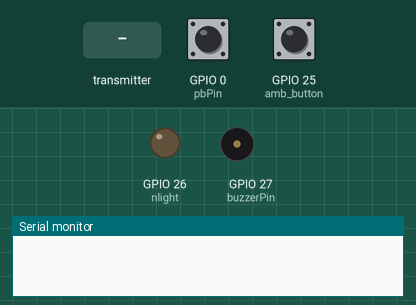
Simulated run of this sketch. Board: ESP32. Shown: output pins drawn as LEDs (lit = HIGH), buzzer (waves = sounding), the last lines printed to the serial monitor. The test bench sets the inputs (shaded band); at power-on: GPIO 0 (pbPin) HIGH, GPIO 25 (amb_button) HIGH.

Above: at 1.8 s.
1.9 s: the transmitter starts sending b = 1
At 2.4 s:
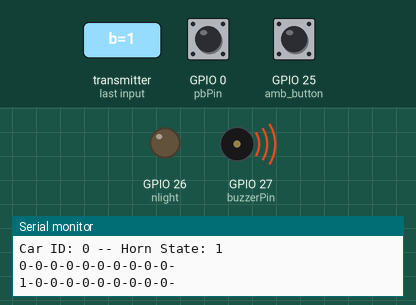
3.4 s: the transmitter starts sending id = 128
At 3.7 s:
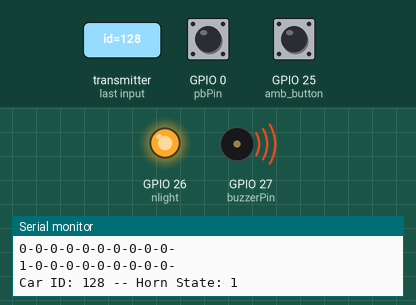
9.4 s: the transmitter starts sending id = 0
At 10.5 s:
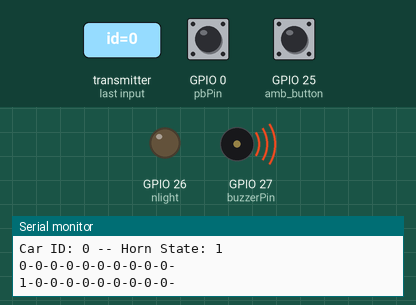
10.9 s: the transmitter starts sending id = 255
At 11.35 s:
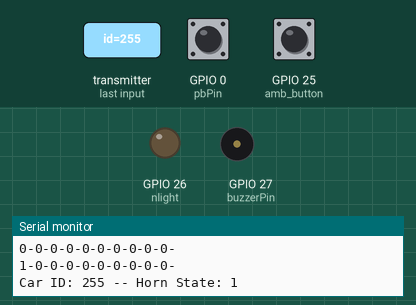
Timing chart, 0 to 19.6 s (numbered marks = the images above; inputs shaded):
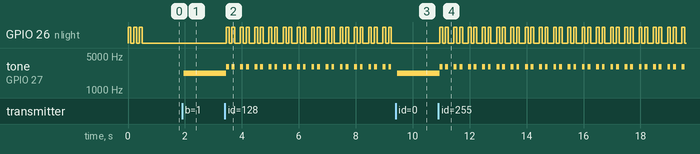

The sketch:

You_are_seeing_this_file_because_they_failed.ino
```cpp
#include <esp_now.h>
#include <WiFi.h>

#define vehicle_ID 4

#define pbPin 0
#define buzzerPin 27
#define nlight 26
#define amb_button 25
#define BUZZER_CHANNEL 0
unsigned long presstime, releasetime, newpress, buzzerdelay, oldmls, pressed_timer = 0, amb_interval;
bool laststate = 1;
bool state, buzzerstate = 0;
int duration = 0;

int vehicle_index[2][10] = { { 0, 0, 0, 0, 0, 0, 0, 0, 0, 0 },
                             { 0, 0, 0, 0, 0, 0, 0, 0, 0, 0 } };
int vehicle_sum = 0;

typedef struct struct_message {
  uint8_t id;
  bool b;
} struct_message;

struct_message myData;
struct_message vehicle;

uint8_t broadcastAddress[] = { 0xFF, 0xFF, 0xFF, 0xFF, 0xFF, 0xFF };
esp_now_peer_info_t peerInfo;

bool lastButtonState = false, rFlag = 0, lastHornState = 0, button_pressed = 0, long_pressed = 0, ambulance = 0;


void setup() {
  Serial.begin(115200);
  pinMode(buzzerPin, OUTPUT);
  pinMode(pbPin, INPUT_PULLUP);
  pinMode(amb_button, INPUT_PULLUP);
  pinMode(nlight, OUTPUT);
  WiFi.mode(WIFI_STA);
  if (esp_now_init() != ESP_OK) {
    ESP.restart();
  }
  esp_now_register_recv_cb(OnDataRecv);
  memcpy(peerInfo.peer_addr, broadcastAddress, 6);
  peerInfo.channel = 0;
  peerInfo.encrypt = false;
  if (esp_now_add_peer(&peerInfo) != ESP_OK) {
    ESP.restart();
  }
  ledcSetup(BUZZER_CHANNEL, 1000, 8);
  ledcAttachPin(buzzerPin, BUZZER_CHANNEL);
  ledcWriteTone(BUZZER_CHANNEL, 0);
  for (byte i = 0; i < 3; i++) {
    digitalWrite(nlight, 1);
    delay(100);
    digitalWrite(nlight, 0);
    delay(100);
  }

  newpress = millis();
}

void loop() {
  if (millis() - newpress > 20) {
    state = !digitalRead(pbPin);
    ambulance = !digitalRead(amb_button);
    newpress = millis();
  }

  if (state && !button_pressed) {
    button_pressed = 1;
    myData.id = vehicle_ID;
    myData.b = 1;
    esp_now_send(broadcastAddress, (uint8_t *)&myData, sizeof(myData));
    Serial.println("Sent Data 1");
    presstime = millis();
  }

  if (state && !long_pressed && millis() - presstime > 1000) {
    ledcWriteTone(BUZZER_CHANNEL, 3000);
    Serial.println("Long Pressed!");
    long_pressed = 1;
  }

  else if (!state && button_pressed) {
    button_pressed = 0;
    if (long_pressed) {
      ledcWriteTone(BUZZER_CHANNEL, 0);
      long_pressed = 0;
    }
    myData.id = vehicle_ID;
    myData.b = 0;
    esp_now_send(broadcastAddress, (uint8_t *)&myData, sizeof(myData));
    Serial.println("Sent Data 0");
  }

  if (rFlag) {
    rFlag = 0;
    Serial.printf("Car ID: %d -- Horn State: %d\n", vehicle.id, vehicle.b);

    if (vehicle.id < 90) {
      indexing();
      for (byte i = 0; i < 10; i++) Serial.printf("%d-", vehicle_index[0][i]);
      Serial.println();
      for (byte i = 0; i < 10; i++) Serial.printf("%d-", vehicle_index[1][i]);
      Serial.println();
      ledcWriteTone(BUZZER_CHANNEL, 2000 * (vehicle_sum > 0) + 200 * vehicle_sum);
    }

    else if (vehicle.b == 1) {
      ledcWriteTone(BUZZER_CHANNEL, 3000);
      digitalWrite(nlight, 1);
      delay(100);
      ledcWriteTone(BUZZER_CHANNEL, 0);
      digitalWrite(nlight, 0);
      delay(100);
      ledcWriteTone(BUZZER_CHANNEL, 3000);
      digitalWrite(nlight, 1);
      delay(100);
      ledcWriteTone(BUZZER_CHANNEL, 0);
      digitalWrite(nlight, 0);
      delay(100);
    }
  }

  if (millis() - amb_interval > 1000 && ambulance) {
    myData.id = 91;
    myData.b = 1;
    esp_now_send(broadcastAddress, (uint8_t *)&myData, sizeof(myData));
    amb_interval = millis();
  }
}
```

callback.ino
```cpp
void OnDataRecv(const uint8_t *mac, const uint8_t *incomingData, int len) {
  memcpy(&vehicle, incomingData, sizeof(vehicle));
  rFlag = 1;
}
```

indexing.ino
```cpp
void indexing() {
  byte pointer = 0;
  for (byte i = 0; i < 10; i++) {
    if (vehicle_index[0][i] == 0 || vehicle_index[0][i] == vehicle.id) {
      pointer = i;
      break;
    }
  }

  vehicle_index[0][pointer] = vehicle.id;
  vehicle_index[1][pointer] = vehicle.b;

  if (vehicle_index[1][pointer] == 0) {
    for (byte i = pointer; i < 9; i++) {
      vehicle_index[0][i] = vehicle_index[0][i + 1];
      vehicle_index[1][i] = vehicle_index[1][i + 1];
    }
  }

  vehicle_sum = 0;
  for (byte i = 0; i < 10; i++) vehicle_sum += vehicle_index[1][i];
  constrain(vehicle_sum, 3, 5);
}
```

Measured:
- after the input at 1.9 s, tone on GPIO 27 (buzzerPin): silent → 2200 Hz after 0.05 s
- after the input at 3.4 s, GPIO 26 (nlight): LOW → HIGH after 0.05 s, then repeats every 0.50 s: LOW 0.10 s, HIGH 0.10 s, LOW 0.20 s, HIGH 0.10 s; tone on GPIO 27 (buzzerPin): 2200 Hz → 3000 Hz after 0.05 s, then repeats every 0.50 s: silent 0.10 s, 3000 Hz 0.10 s, silent 0.20 s, 3000 Hz 0.10 s
- after the input at 9.4 s, GPIO 26 (nlight): stops changing and stays LOW
- after the input at 10.9 s, GPIO 26 (nlight): LOW → HIGH after 0.05 s, then repeats every 0.50 s: LOW 0.10 s, HIGH 0.10 s, LOW 0.20 s, HIGH 0.10 s; tone on GPIO 27 (buzzerPin): 2200 Hz → 3000 Hz after 0.05 s, then repeats every 0.50 s: silent 0.10 s, 3000 Hz 0.10 s, silent 0.20 s, 3000 Hz 0.10 s
